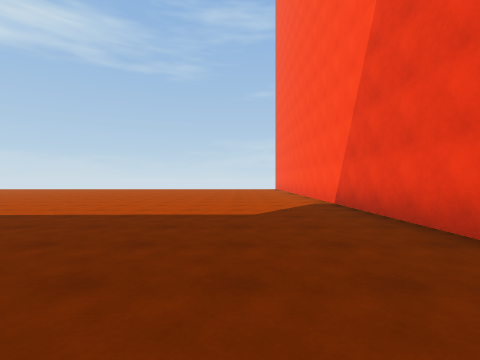
View 1 (above)

14 first-person views from a walk through a Unity game level. The camera is 1.3 m above the floor, looks level and sees 85° across. The floor is counted in squares, 2 m on a side. Each view is taken from the middle of a square. On the plan, view 1 faces up. The plan holds only what a view shows up to about 9 squares ahead; the rest is blank. The place goes on beyond the plan.

View 2
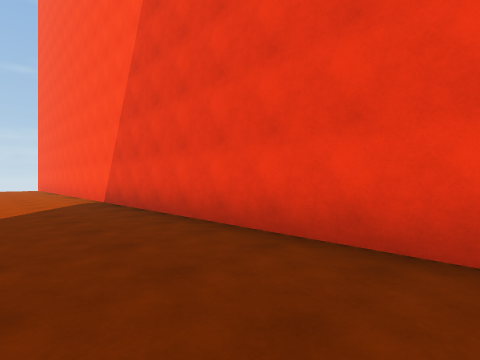

View 3
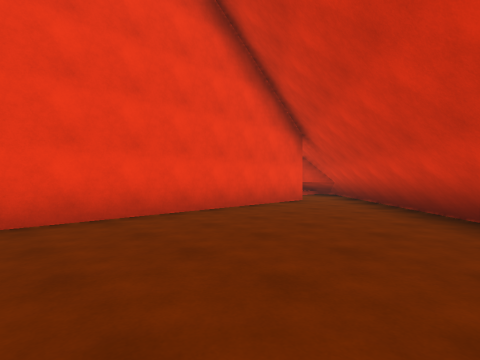

View 4
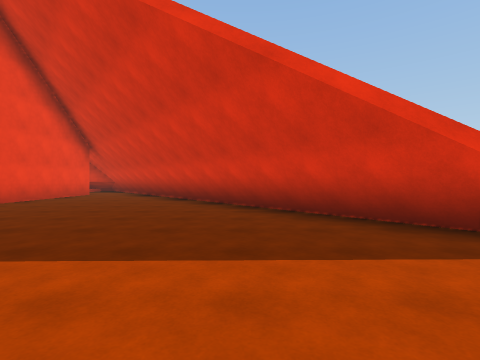

View 5
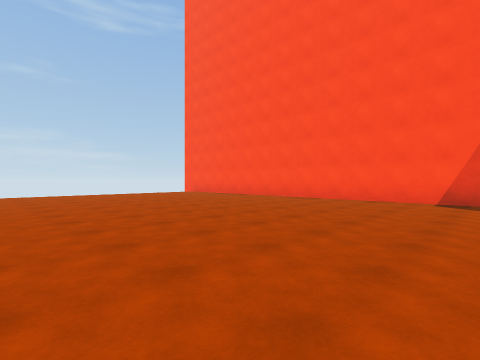

View 6
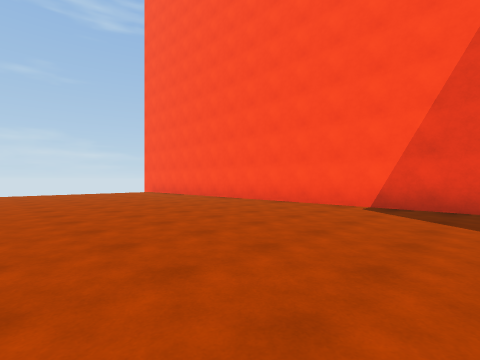

View 7
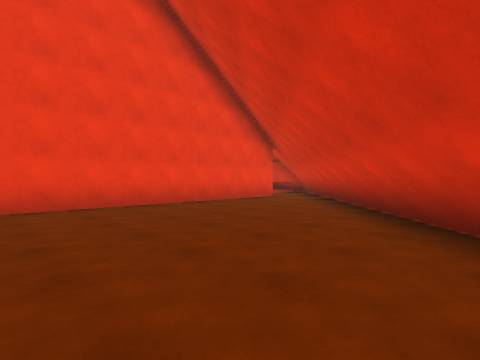

View 8
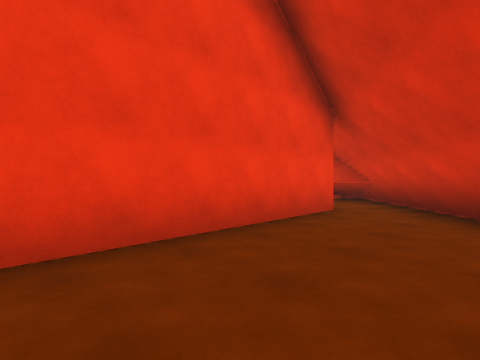

View 9
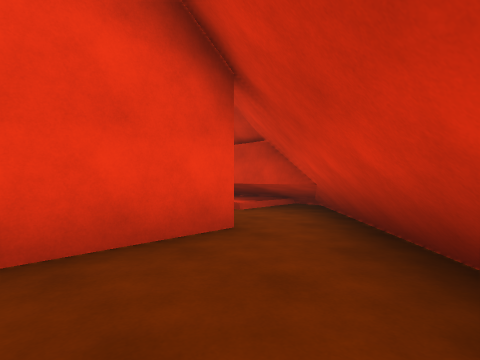

View 10
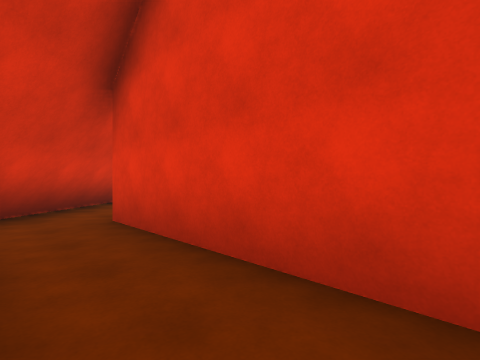

View 11
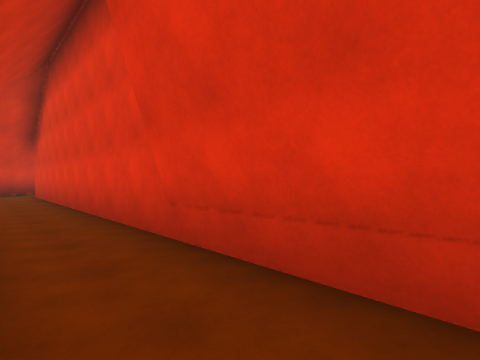

View 12
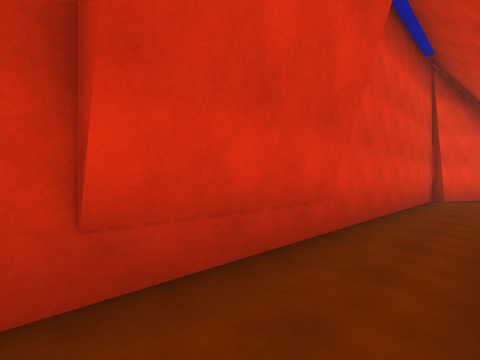

View 13
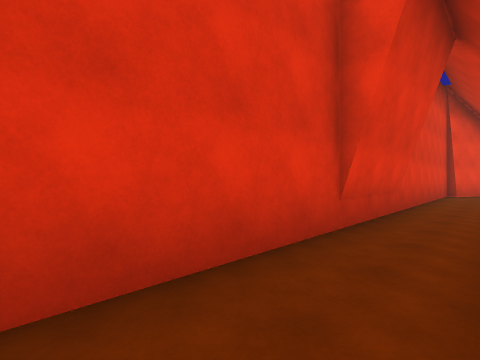

View 14
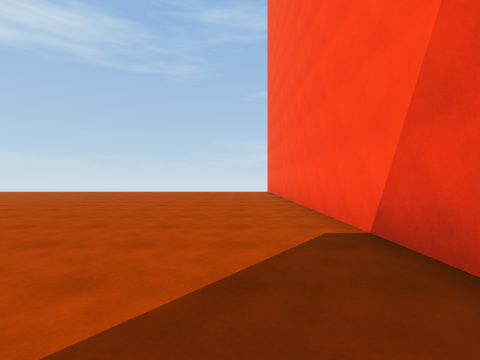

### Floor plan
Points are (right, up) in squares from view 1. A wall is a line through its corners. A room is listed if a view was taken in it or the views show most of it. See-through windows are left out.
Room 1 (views 1, 2, 3, 4, 5, 6, 7, 8, 9, 14)
walls: (-6.6, 4.2) (1.3, -4.8); (-6.7, 4.1) (1.2, -5); (2.6, -4.5) (2.6, 11.5)
low walls: (-6.8, 4) (1.1, -5.2); (-7, 3.9) (0.8, -5.2)
ways out: opening at (2, -5) to room 2
Room 2 (views 10, 11, 12, 13)
walls: (1.3, -4.8) (2.8, -6.5); (1.2, -5) (2.5, -6.5) (4.8, -6.5); (23.4, -5.5) (21.8, -4.8) (21.9, -4.5) (2.6, -4.5)
low walls: (1.1, -5.2) (1.9, -6.1); (0.8, -5.2) (1.6, -6.1)
ways out: opening at (2, -5) to room 1

Positions as (right, up) in squares from view 1, and headings:
1: (0, 0), facing up
2: (0, -1), facing up-right
3: (-2, 3), facing down-right
4: (-4, 7), facing down
5: (-6, 6), facing up-right
6: (-4, 5), facing up-right
7: (-4, 4), facing down-right
8: (0, 1), facing down-right
9: (0, -2), facing down-right
10: (7, -6), facing up-left
11: (15, -6), facing up-left
12: (12, -6), facing up-right
13: (9, -6), facing up-right
14: (1, 4), facing up
